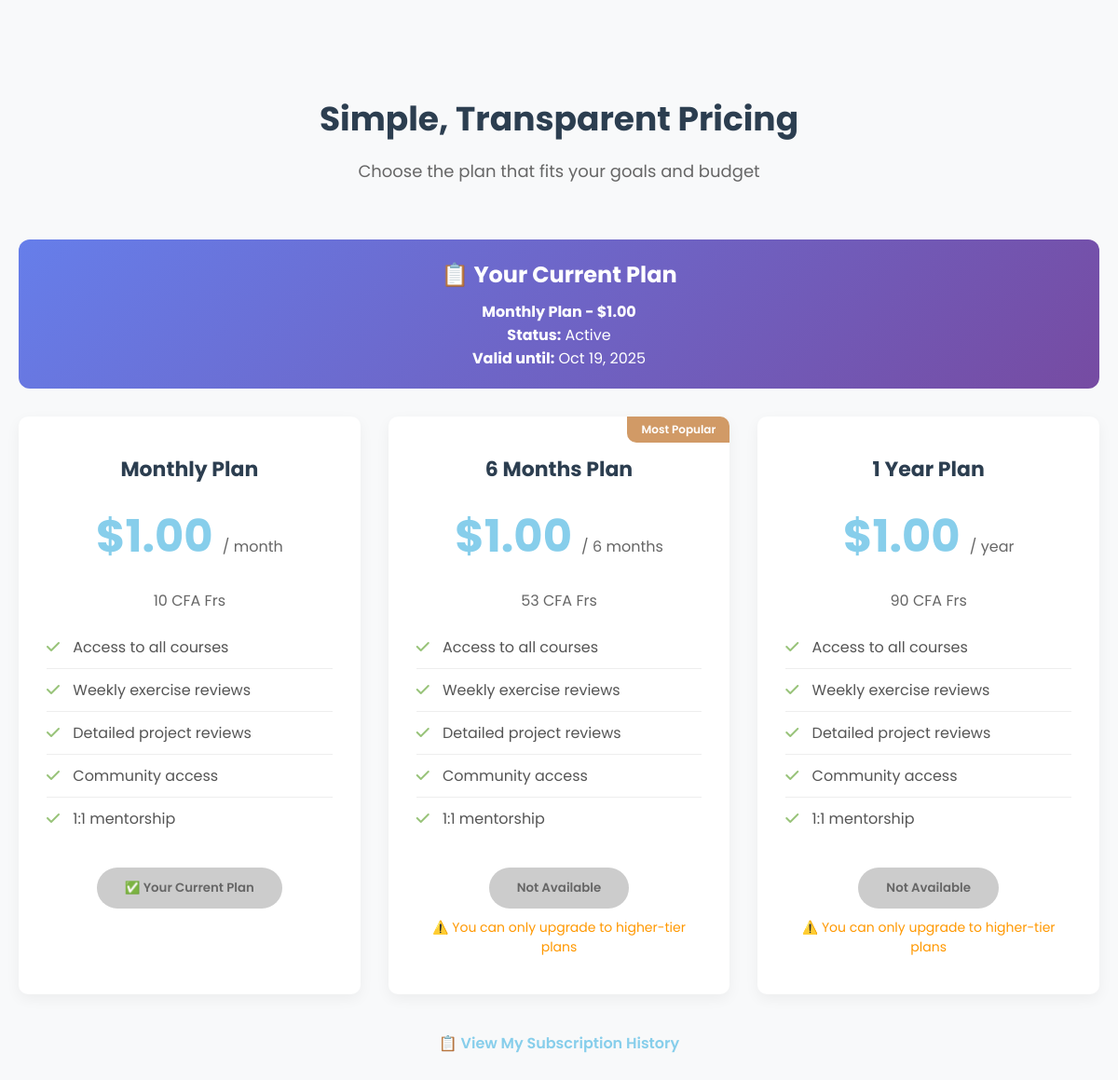
The page /plans/ (signed in) on the database as committed earlier.
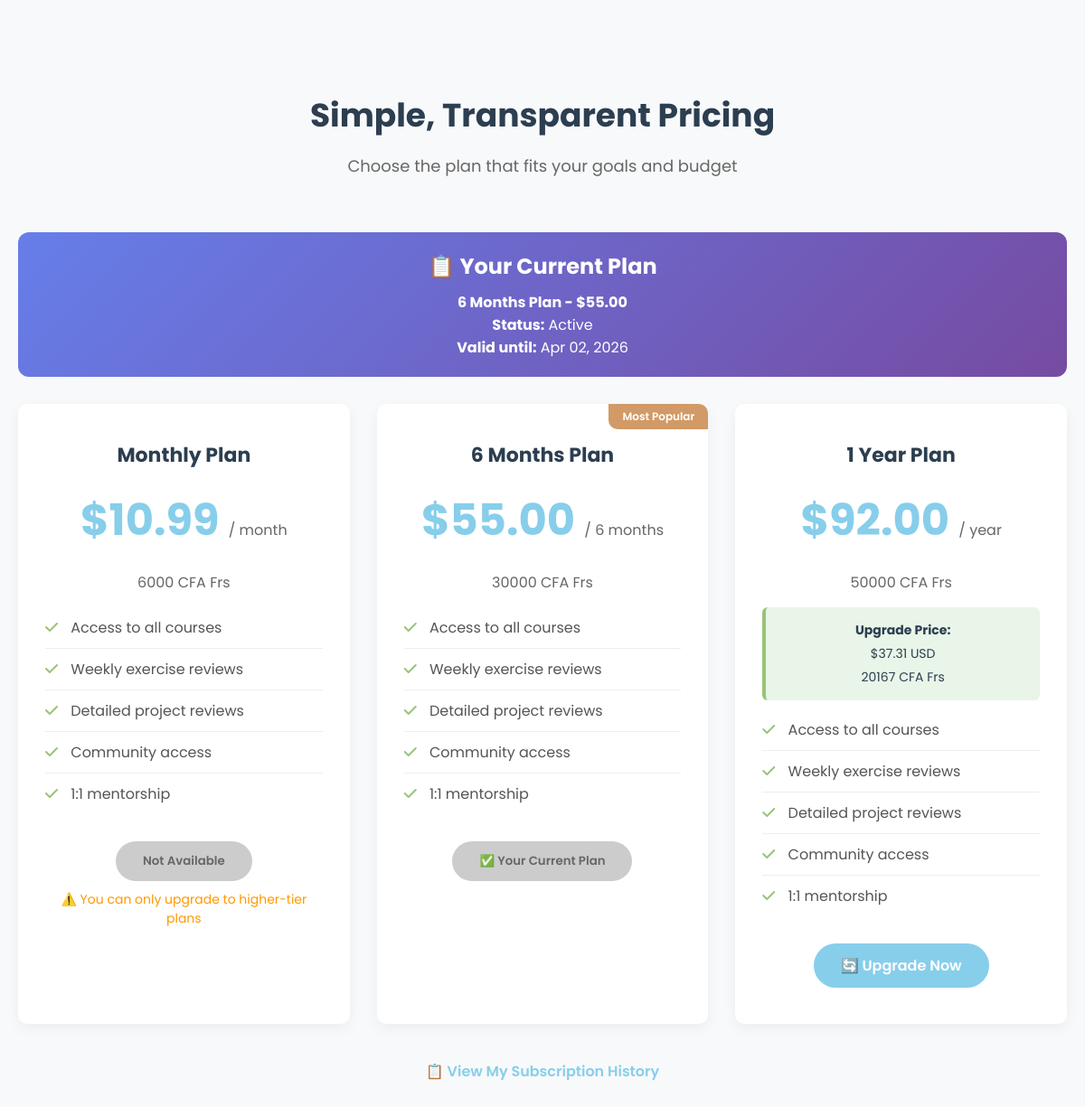
The same page on the database as committed later.
### subscribtion/models.py (models this page shows, shortened)
class UserSubscription(models.Model):
    STATUS_CHOICES = [
        ('pending', 'Pending Payment'),
        ('active', 'Active'),
        ('expired', 'Expired'),
        ('cancelled', 'Cancelled'),
    ]
    user = models.OneToOneField(User, on_delete=models.CASCADE, related_name='subscription')
    plan = models.ForeignKey(SubscriptionPlan, on_delete=models.SET_NULL, null=True)
    status = models.CharField(max_length=20, choices=STATUS_CHOICES, default='pending')
    subscription_id = models.UUIDField(default=uuid.uuid4, editable=False, unique=True)
    start_date = models.DateTimeField(null=True, blank=True)
    end_date = models.DateTimeField(null=True, blank=True)
    payment_method = models.CharField(max_length=100, blank=True, null=True)
    transaction_id = models.CharField(max_length=100, blank=True, null=True)
    created_at = models.DateTimeField(auto_now_add=True)
    updated_at = models.DateTimeField(auto_now=True)
    is_upgrade = models.BooleanField(default=True)
    upgrade_price_usd = models.DecimalField(max_digits=10, decimal_places=2, null=True, blank=True)
    upgrade_price_cfa = models.DecimalField(max_digits=10, decimal_places=2, null=True, blank=True)
    previous_plan = models.ForeignKey('self', on_delete=models.SET_NULL, null=True, blank=True, related_name='upgraded_from')
    previous_plan_name=models.CharField(max_length=100,blank=True,null=True)
    previous_plan_price=models.DecimalField(max_digits=10,decimal_places=2,blank=True,null=True)
    upgrade_history = models.TextField(blank=True, null=True)
    def is_active(self):
        if self.status != 'active':
            return False
        if self.end_date and timezone.now() > self.end_date:
            self.status = 'expired'
            self.save()
            return False
        return True
    def calculate_upgrade_price(self, new_plan):
        if not self.is_active():
            return {
                'usd': new_plan.price_usd,
                'cfa': new_plan.price_cfa,
                'is_upgrade': False
            }
        total_seconds = (self.end_date - self.start_date).total_seconds()
        remaining_seconds = (self.end_date - timezone.now()).total_seconds()
        remaining_days = max(1, int(remaining_seconds / 86400))  # At least 1 day
        remaining_value_usd = (self.plan.price_usd / Decimal(self.plan.duration_days)) * Decimal(remaining_days)
        remaining_value_cfa = (self.plan.price_cfa / Decimal(self.plan.duration_days)) * Decimal(remaining_days)
        new_plan_value_usd = new_plan.price_usd
        new_plan_value_cfa = new_plan.price_cfa
        upgrade_cost_usd = max(Decimal('0'), new_plan_value_usd - remaining_value_usd)
        upgrade_cost_cfa = max(Decimal('0'), new_plan_value_cfa - remaining_value_cfa)
        return {
            'usd': upgrade_cost_usd,
            'cfa': upgrade_cost_cfa,
            'remaining_days': remaining_days,
            'is_upgrade': True
        }

class SubscriptionPlan(models.Model):
    PLAN_CHOICES = [
        ('1_month', '1 Month Plan'),
        ('6_months', '6 Months Plan'),
        ('1_year', '1 Year Plan'),
    ]
    name = models.CharField(max_length=100)
    plan_type = models.CharField(max_length=20, choices=PLAN_CHOICES, unique=True)
    price_cfa = models.DecimalField(max_digits=10, decimal_places=0)
    price_usd = models.DecimalField(max_digits=10, decimal_places=2)
    duration_days = models.IntegerField(help_text="Duration in days")
    is_active = models.BooleanField(default=True)
    description = models.TextField(blank=True)
    created_at = models.DateTimeField(auto_now_add=True,blank=True,null=True)
    class Meta:
        ordering = ['price_usd']

### subscribtion/views.py (the view)
# urls.py: path('plans/', subscription_plans, name='plans'),
@login_required
def subscription_plans(request):
    plans = SubscriptionPlan.objects.filter(is_active=True).order_by('price_usd')
    user_subscription, created = UserSubscription.objects.get_or_create(
        user=request.user,
        defaults={'plan': None, 'status': 'expired'}
    )
    upgrade_info = {}
    if user_subscription and user_subscription.is_active():
        for plan in plans:
            if plan.price_usd > user_subscription.plan.price_usd:
                upgrade_info[plan.id] = user_subscription.calculate_upgrade_price(plan)
    context = {
        'plans': plans,
        'user_email': request.user.email,
        'user_subscription': user_subscription,
        'upgrade_info': upgrade_info
    }
    return render(request, 'subscription/plans.html', context)

### accounts/context_processors.py (called while the page is built)
def base_url_processor(request):
    return {
        'BASE_URL':settings.BASE_URL
    }

def leader_boards_context_view(request):
    rank=None
    points=None
    if request.user.is_authenticated:
        try:
            current_entry = LeaderboardEntry.objects.get(user=request.user)
            leaderboard = LeaderboardEntry.objects.filter(ranking_score=current_entry.ranking_score).order_by('-total_score')
            rank = LeaderboardEntry.objects.filter(
                ranking_score=current_entry.ranking_score,
                total_score__gt=current_entry.total_score
            ).count() + 1
            points=current_entry.total_score
        except LeaderboardEntry.DoesNotExist:
            rank = None  # or handle as needed
    return  {'rank':rank,'points':points}

### subscribtion/templatetags/custom_filters.py (called while the page is built)
@register.filter
def get_item(dictionary, key):
    return dictionary.get(key) if dictionary else None

### subscribtion/templates/subscription/plans.html (shortened to what this page needs)
{% load custom_filters %}
<!DOCTYPE html>
<html lang="en">
<head>
    <link rel="stylesheet" href="https://cdnjs.cloudflare.com/ajax/libs/font-awesome/6.4.0/css/all.min.css">
</head>
<body>
    <section class="pricing">
        <div class="container">
            <div class="section-title">
                <h2>Simple, Transparent Pricing</h2>
                <p>Choose the plan that fits your goals and budget</p>
            </div>
            {% if user_subscription %}
            <div class="current-plan-banner">
                <h3>📋 Your Current Plan</h3>
                <h4>{{ user_subscription.plan.name }} - ${{ user_subscription.plan.price_usd }}</h4>
                <p><strong>Status:</strong> {{ user_subscription.get_status_display }}</p>
                {% if user_subscription.status == 'active' %}
                    <p><strong>Valid until:</strong> {{ user_subscription.end_date|date:"M d, Y" }}</p>
                {% elif user_subscription.status == 'pending' %}
                    <p><strong>⏳ You have a pending payment. Complete it before subscribing to a new plan.</strong></p>
                {% endif %}
            </div>
            {% endif %}
            <div class="pricing-grid">
                {% for plan in plans %}
                <div class="pricing-card {% if plan.plan_type == '6_months' %}popular{% endif %}">
                    <h3>{{ plan.name }}</h3>
                    <div class="price">
                        ${{ plan.price_usd }}
                        <span>
                            {% if plan.plan_type == '1_month' %}/ month{% endif %}
                            {% if plan.plan_type == '6_months' %}/ 6 months{% endif %}
                            {% if plan.plan_type == '1_year' %}/ year{% endif %}
                        </span>
                    </div>
                    <p style="color: #666; margin-bottom: 15px;">
                        {{ plan.price_cfa }} CFA Frs
                    </p>
                    {% if user_subscription and user_subscription.status == 'active' and plan.price_usd > user_subscription.plan.price_usd %}
                        {% with upgrade_data=upgrade_info|get_item:plan.id %}
                            {% if upgrade_data %}
                            <div class="upgrade-price">
                                <p><strong>Upgrade Price:</strong></p>
                                <p>${{ upgrade_data.usd|floatformat:2 }} USD</p>
                                <p>{{ upgrade_data.cfa|floatformat:0 }} CFA Frs</p>
                            </div>
                            {% endif %}
                        {% endwith %}
                    {% endif %}
                    <ul class="pricing-features">
                        <li><i class="fas fa-check"></i> Access to all courses</li>
                        <li><i class="fas fa-check"></i> Weekly exercise reviews</li>
                        <li><i class="fas fa-check"></i> Detailed project reviews</li>
                        <li><i class="fas fa-check"></i> Community access</li>
                        <li><i class="fas fa-check"></i> 1:1 mentorship</li>
                    </ul>
                    {% if user_subscription %}
                        {% if user_subscription.status == 'pending' %}
                            <button class="btn btn-disabled" disabled>
                                Complete Pending Payment
                            </button>
                        {% elif user_subscription.status == 'active' and user_subscription.plan == plan %}
                            <button class="btn btn-disabled" disabled>
                                ✅ Your Current Plan
                            </button>
                        {% elif user_subscription.status == 'active' and plan.price_usd > user_subscription.plan.price_usd %}
                            <a href="{% url 'choose_plan' plan.id %}" class="btn btn-primary">
                                🔄 Upgrade Now
                            </a>
                        {% elif user_subscription.status == 'active' and plan.price_usd <= user_subscription.plan.price_usd %}
                            <button class="btn btn-disabled" disabled>
                                Not Available
                            </button>
                            <p style="color: #ff9800; font-size: 14px; margin-top: 10px;">
                                ⚠️ You can only upgrade to higher-tier plans
                            </p>
                        {% else %}
                            <a href="{% url 'choose_plan' plan.id %}" class="btn btn-outline">
                                Subscribe Now
                            </a>
                        {% endif %}
                    {% else %}
                        <a href="{% url 'choose_plan' plan.id %}" class="btn btn-outline">
                            Subscribe Now
                        </a>
                    {% endif %}
                </div>
                {% endfor %}
            </div>
            <div style="text-align: center; margin-top: 40px;">
                <a href="{% url 'my_subscription' %}" style="color: var(--primary); text-decoration: none; font-weight: 600;">
                    📋 View My Subscription History
                </a>
            </div>
        </div>
    </section>
</body>
</html>

### subscribtion/templates/subscription/plans.html (style rules this page uses)
:root { --primary: skyblue; --primary-dark: #3a9ca8; --secondary: #d19a66; --success: #98c379; --danger: #e06c75; --light: #ffffff; --dark: #2c3e50; --gray: #f8f9fa; }
* { margin: 0; padding: 0; box-sizing: border-box; }
body { font-family: 'Poppins', sans-serif; color: var(--dark); background-color: var(--light); overflow-x: hidden; }
.section-title { text-align: center; margin-bottom: 60px; }
.section-title h2 { font-size: 36px; font-weight: 700; color: var(--dark); margin-bottom: 15px; }
.section-title p { font-size: 18px; color: #666; max-width: 700px; margin: 0 auto; }
.btn { display: inline-block; padding: 12px 30px; border-radius: 50px; font-weight: 600; text-decoration: none; transition: all 0.3s ease; text-align: center; cursor: pointer; border: none; font-family: inherit; }
.btn-primary { background-color: var(--primary); color: var(--light); }
.btn-disabled { background-color: #ccc; color: #666; cursor: not-allowed; }
.current-plan-banner { background: linear-gradient(135deg, #667eea 0%, #764ba2 100%); color: white; padding: 20px; border-radius: 12px; margin-bottom: 30px; text-align: center; }
.current-plan-banner h3 { margin-bottom: 10px; font-size: 24px; }
.pricing { padding: 100px 0; background-color: var(--gray); }
.container { max-width: 1200px; margin: 0 auto; padding: 0 20px; }
.pricing-grid { display: grid; grid-template-columns: repeat(auto-fit, minmax(300px, 1fr)); gap: 30px; }
.pricing-card { background-color: var(--light); border-radius: 10px; padding: 40px 30px; box-shadow: 0 5px 15px rgba(0, 0, 0, 0.05); text-align: center; transition: all 0.3s ease; position: relative; overflow: hidden; }
.pricing-card.popular::before { content: 'Most Popular'; position: absolute; top: 0; right: 0; background-color: var(--secondary); color: var(--light); padding: 5px 15px; font-size: 12px; font-weight: 600; border-bottom-left-radius: 10px; }
.pricing-card h3 { font-size: 22px; margin-bottom: 20px; }
.price { font-size: 48px; font-weight: 700; color: var(--primary); margin-bottom: 20px; }
.price span { font-size: 16px; font-weight: 400; color: #666; }
.upgrade-price { background-color: #e8f5e8; padding: 10px; border-radius: 6px; margin: 10px 0; border-left: 4px solid var(--success); }
.upgrade-price p { margin: 5px 0; font-size: 14px; }
.pricing-features { margin-bottom: 30px; }
.pricing-features li { list-style: none; padding: 10px 0; border-bottom: 1px solid #eee; color: #555; text-align: left; }
.pricing-features li:last-child { border-bottom: none; }
.pricing-features li i { color: var(--success); margin-right: 10px; }

Rows that differ between the two databases and show on the page:
changed UserSubscription "Active": plan.name "Monthly Plan" → "6 Months Plan"; plan.price_usd "1.00" → "55.00"; end_date "Oct 19, 2025" → "Apr 02, 2026"; plan_id 1 → 2 (drawn)
changed SubscriptionPlan "Monthly Plan": price_usd "1.00" → "10.99"; price_cfa "10" → "6000"; text "✅ Your Current Plan" → "Not Available ⚠️ You can only upgrade to higher-tier plans"
changed SubscriptionPlan "6 Months Plan": price_usd "1.00" → "55.00"; price_cfa "53" → "30000"; text "Not Available ⚠️ You can only upgrade to higher-tier plans" → "✅ Your Current Plan"
changed SubscriptionPlan "1 Year Plan": price_usd "1.00" → "92.00"; price_cfa "90" → "50000"; usd (not shown) → "37.31"; cfa (not shown) → "20167"; text "Not Available ⚠️ You can only upgrade to higher-tier plans" → "🔄 Upgrade Now"
